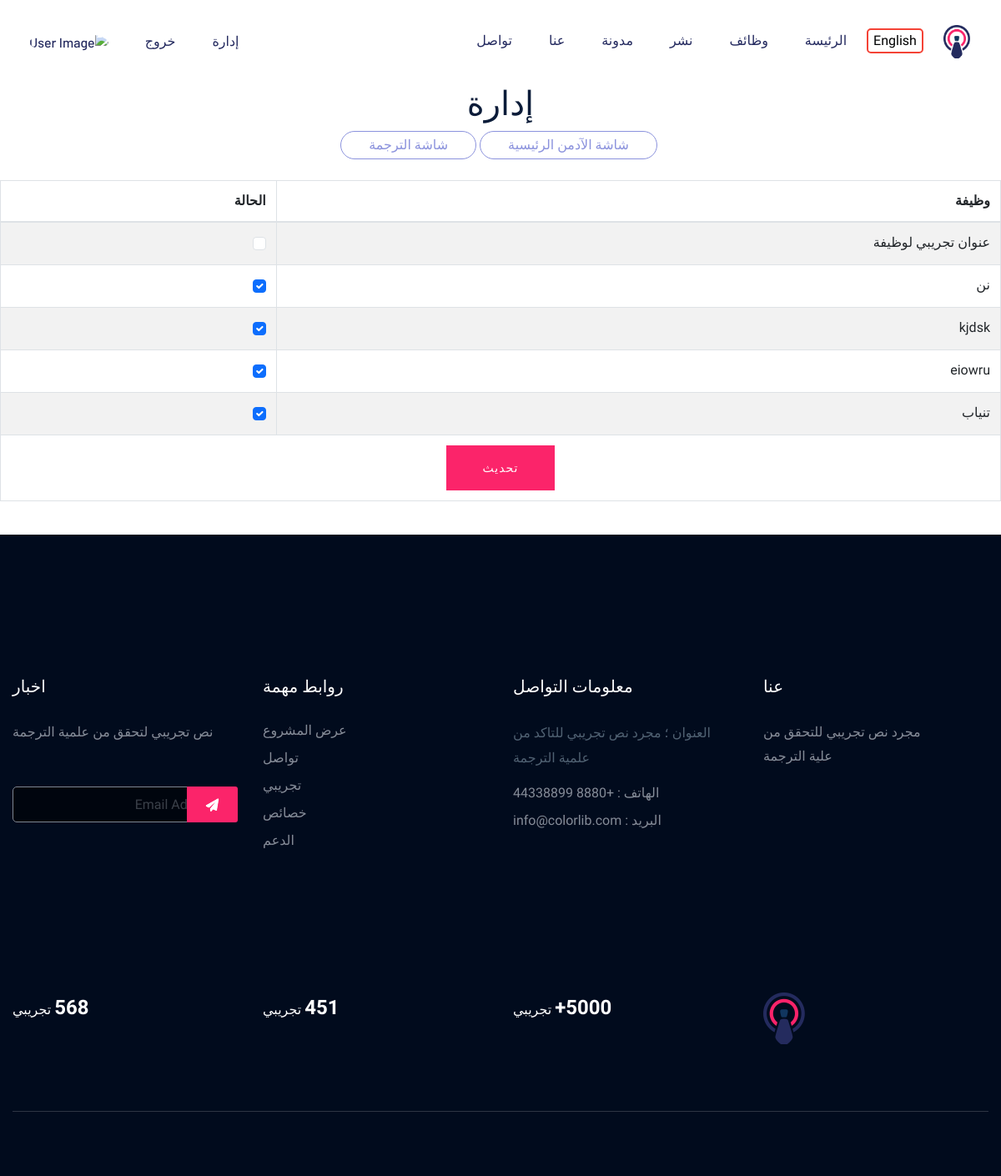
/ar/myjob/admin/approval/ (signed in), run on the app's committed database.
### myjob/models.py (models this page shows, shortened)
class Job(models.Model):
    tags=TaggableManager()
    owner = models.ForeignKey(User, related_name='job_owner', on_delete=models.CASCADE, verbose_name=_('owner'))
    title_ar = models.CharField(max_length=33, verbose_name=_('title (Arabic)'))
    location_ar = models.CharField(max_length=80, verbose_name=_('location (Arabic)'))
    description_ar = RichTextField(verbose_name=_('description (Arabic)'))
    title_en = models.CharField(max_length=33, verbose_name=_('title (English)'))
    location_en = models.CharField(max_length=80, verbose_name=_('location (English)'))
    description_en = RichTextField(verbose_name=_('description (English)'))
    job_type= models.CharField(max_length=40, choices=JOB_TYPE, verbose_name=_('job type'))
    category = models.ForeignKey('Category', on_delete=models.CASCADE,null=True, verbose_name=_('category'))
    vacancy = models.IntegerField(default=1, verbose_name=_('vacancy'))
    salary = models.IntegerField(default=0, verbose_name=_('salary'))
    experience = models.IntegerField(default=1, verbose_name=_('experience'))
    image = models.ImageField(null=True, blank=True, upload_to="images/%Y-%m-%d", verbose_name=_('image'))
    published_at = models.DateTimeField(auto_now=True, verbose_name=_('published at'))
    available = models.BooleanField(default=True, verbose_name=_('available'))
    slug = models.SlugField(blank=True, null=True, verbose_name=_('slug'))

### myjob/views.py (the view)
# urls.py: path('admin/approval/', views.admin_approval, name='admin-approval'),
def admin_approval(request):
    trans=translate(language='ar')
    if request.user.is_authenticated:
        job_list = Job.objects.filter(owner=request.user)
        if request.method == 'POST':
            id_list = request.POST.getlist('boxes')
            job_list.filter(pk__in=id_list).update(available=True)
            job_list.exclude(pk__in=id_list).update(available=False)
            messages.success(request, _('Approval has been approved successfully 👍'))
            return redirect('admin-approval')
        else:
            context = {
                'job_list': job_list,
                'trans':trans,
            }
            return render(request, 'job/dashboard.html', context)
    else:
        messages.success(request,_('You need to be logged in to access this page.'))
        return redirect('/login')

### myjob/views.py (called while the page is built)
def translate(language):
    cur_lang=get_language()
    try:
        activate(language)
    finally:
        activate(cur_lang)

### templates/job/dashboard.html (shortened to what this page needs)
{% extends 'base.html' %}
{% load i18n %}
{% block content %}
<center>
  <h1>{% trans 'User Dashboard'%}</h1>
  <div class="d-flex justify-content-center">
  <div class="items-link items-link2 f-right mr-1">
    <a href="{% url 'admin:index' %}">{% trans 'Admin Panel'%}</a>
</div>
  <div class="items-link items-link2 f-right mr-1">
    <a href="/rosetta/">{% trans 'Translation Interface'%}</a>
</div>
  </div>
  <form action="" method="POST">
    <table class="table table-hover table-striped table-bordered">
      <thead>
        <tr>
          <th>{% trans 'Job'%}</th>
          <th>{% trans 'Status'%}</th>
        </tr>
      </thead>
      <tbody>
        {% for job in job_list %}
          <tr>
            {% if LANGUAGE_CODE == 'ar'%}
            <td>{{ job.title_ar }}</td>
            {% else %}
            <td>{{ job.title_en }}</td>
            {% endif %}
            <td>
              <div class="form-check">
                {% if job.available %}
                  <input type="checkbox" checked="checked" class="form-check-input" value="{{ job.id }}" name="boxes">
                {% else %}
                  <input type="checkbox" class="form-check-input" value="{{ job.id }}" name="boxes">
                {% endif %}
              </div>
            </td>
          </tr>
        {% endfor %}
      </tbody>
      <tfoot>
        <tr>
          <td colspan="2" align="center">
            <button class="btn btn-secondary" type="submit">{% trans 'Update'%}</button>
          </td>
        </tr>
      </tfoot>
    </table>
  </form>
  <br>
</center>
{% endblock %}

### data on the page
Job: title_ar "عنوان تجريبي لوظيفة"
Job: title_ar "نن"
Job: title_ar "kjdsk"
Job: title_ar "eiowru"
Job: title_ar "تنياب"
